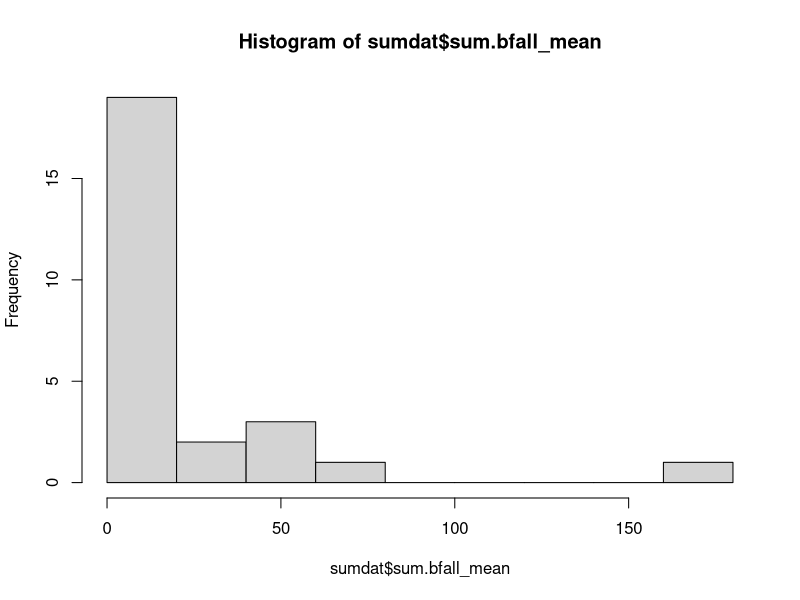
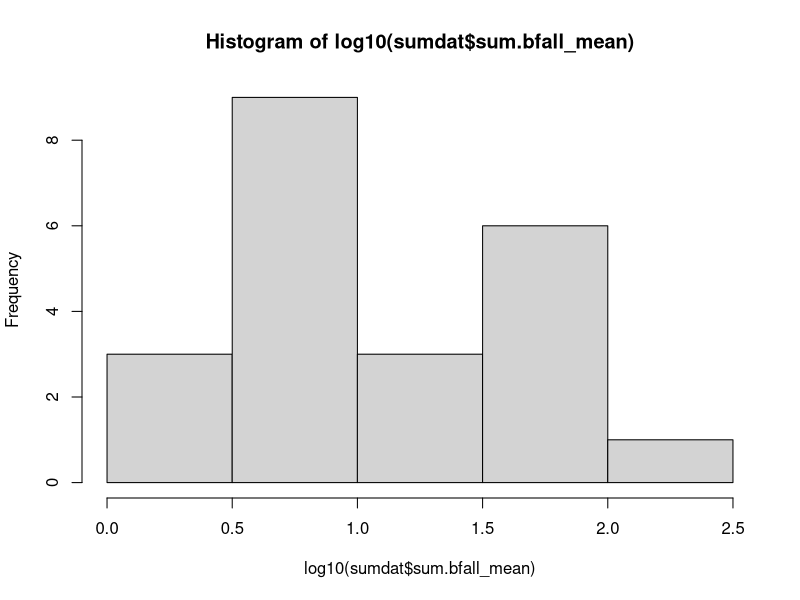
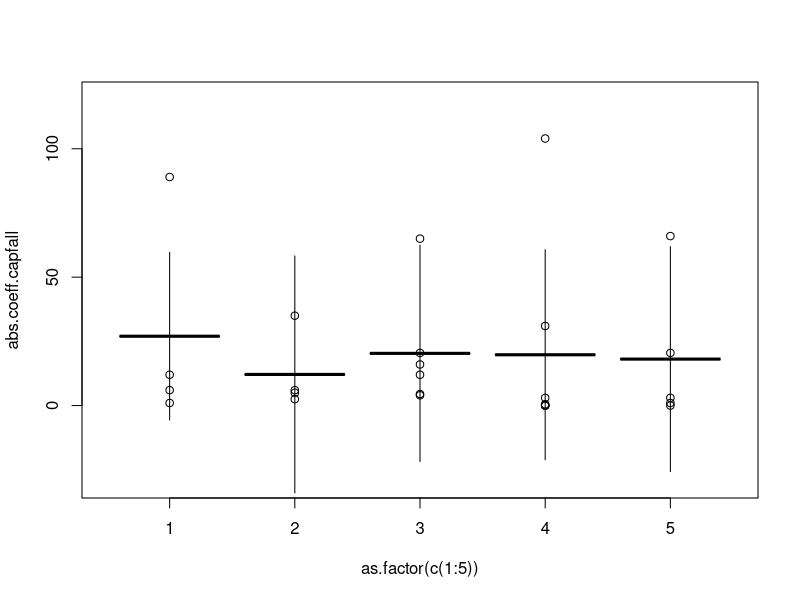
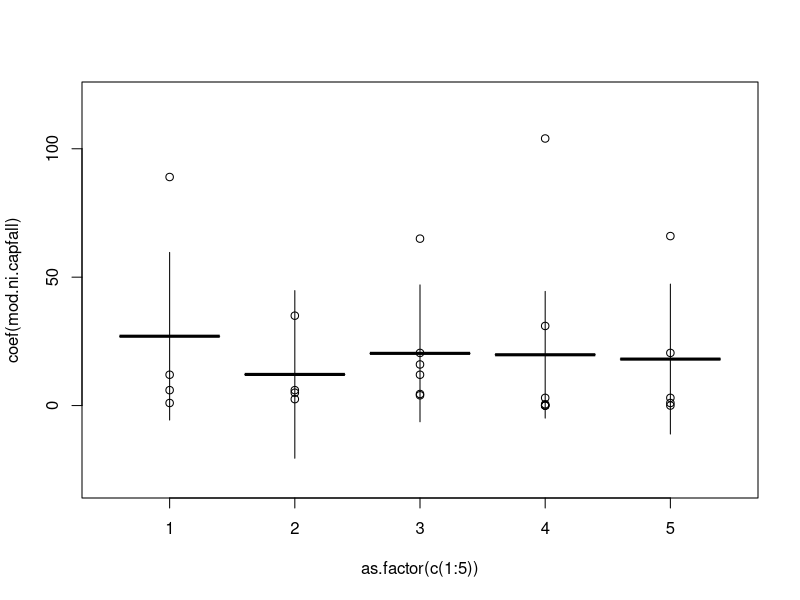
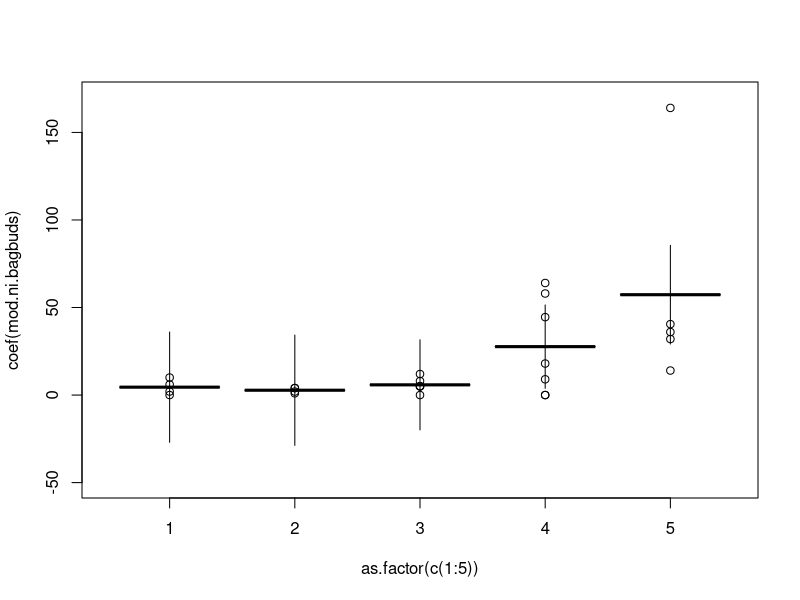
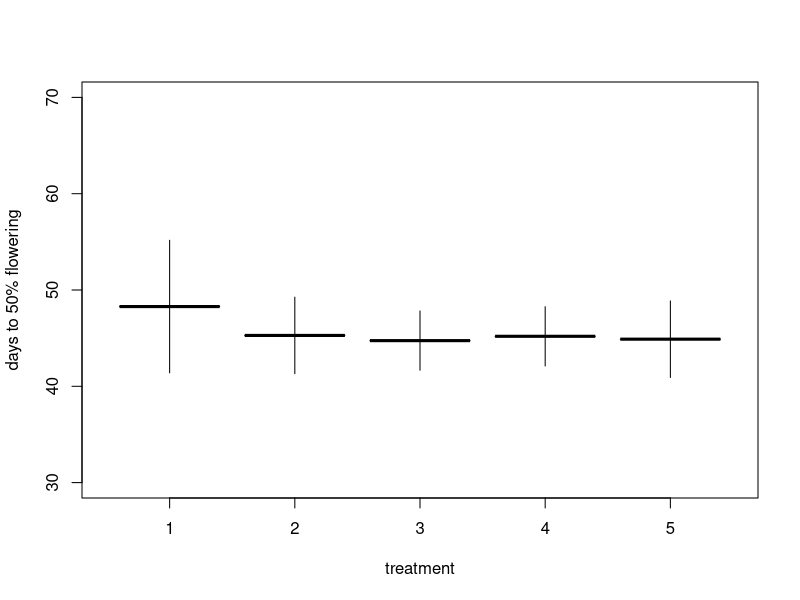

Source code (R) for these figures, in order: (Note: this script raises an error after producing the figures.)
## Started 17 May 2017 ##
## By Lizzie and Nicole! ##

# Set working directory: 
if(length(grep("Lizzie", getwd())>0)) {    setwd("~/Documents/git/projects/vinmisc/heattolerance/analyses") 
} else
  setwd("/Users/Nicole/GitHub/heattolerance/analyses/")

# Get packages
library(ggplot2)
library(car)

dat <- read.csv ("output/clchambdata.csv", header=TRUE)
dat50 <- read.csv ("output/chamb50fl.csv", header=TRUE)
sumdat <- read.csv ("output/chdatsum.csv", header=TRUE)

##############
### Models ###
##############

# 50% flowering
mod.days50 <- lm(days~as.factor(Treat), data=dat50)
Anova(mod.days50)
anova(mod.days50) # Type I Sums of Squares is the same here, so okay to use default anova in R here!
mod.ni.days50 <- lm(days ~ -1 + as.factor(Treat), data=dat50)


# note to selves! EL_mean is percent flowering, but this is also replicated too much, best to do anova on data where each RowNumNumRep has one row of data
mod.perflow <- lm(EL_mean~as.factor(Treat), data=dat)
mod.perflow # shows means of each chamber
Anova(mod.perflow)
anova(mod.perflow)

# mod.perflow <- lme(EL_mean~as.factor(Treat), random=~1|RowNumNumRep, data=dat)

# Try anova (on data where each RowNumNumRep has one row of data):
# max(perflow)
mod.maxperflo <- lm(max.pf_mean~as.factor(Treat), data=sumdat)
Anova(mod.maxperflo)
anova(mod.maxperflo)
# days to 50% (corr. for only those that made it that far (and do some spot-checking on those data)
# sum of all bag buds (taking mean across stems, if two stems) so basically sum of one cluster
mod.bagbuds <- lm(sum.bfall_mean~as.factor(Treat), data=sumdat)
Anova(mod.bagbuds)
anova(mod.bagbuds)
mod.ni.bagbuds <- lm(sum.bfall_mean ~ -1 + as.factor(Treat), data=sumdat)

hist(sumdat$sum.bfall_mean) # These data are pretty skewed, might be worth transforming, we can discuss later
hist(log10(sumdat$sum.bfall_mean))

# sum of all capfall (taking mean across stems, if two stems) so basically sum of one cluster
mod.capfall <- lm(sum.capfall_mean~as.factor(Treat), data=sumdat)
Anova(mod.capfall)
anova(mod.capfall)
# change in length
mod.lengthchange <- lm(max.lengthchange~as.factor(Treat), data=sumdat)
Anova(mod.lengthchange)
anova(mod.lengthchange)
mod.ni.lengthchange <- lm(max.lengthchange ~ -1 + as.factor(Treat), data=sumdat)

# change in leafnum
mod.lfchange <- lm(max.lfchange~as.factor(Treat), data=sumdat)
Anova(mod.lfchange)
anova(mod.lfchange)
mod.ni.lfchange <- lm(max.lfchange ~ -1 + as.factor(Treat), data=sumdat)

# anova on mean soil moisture (mean per pot across time in chamber)
mod.smoist <- lm(mean.smoist~as.factor(Treat), data=sumdat)
Anova(mod.smoist)
anova(mod.smoist)


#################
### Plotting ###
#################

# A few things to remember:
# a model like this:
mod.capfall <- lm(sum.capfall_mean~as.factor(Treat), data=sumdat)
# will report coefficients (coef command) as Chamber 1, then EVERY other values as relative to Chamber 1
# so you will need to adjust them to absolute values before you plot them, like this:
abs.coeff.capfall <- mod.capfall$coef
abs.coeff.capfall[2:5] <- abs.coeff.capfall[2:5] + abs.coeff.capfall[1]
# the above just adds the intercept to rows 2-5
# and you need to adjust the confint (the current ones are the confint around the relative values)
# ... by adding the intercept again to each (I am pretty sure I have this right)
abs.confint.capfall <-  confint(mod.capfall)
abs.confint.capfall[2:5,1] <- confint(mod.capfall)[2:5,1] + mod.capfall$coef[1]
abs.confint.capfall[2:5,2] <- confint(mod.capfall)[2:5,2] + mod.capfall$coef[1]
# Phew! Now, you can try plotting:
range(sumdat$sum.capfall_mean) # make sure ylim is big enough
plot(abs.coeff.capfall~as.factor(c(1:5)), ylim=c(-30, 120))
arrows(c(1:5), abs.confint.capfall[1:5,1], c(1:5), abs.confint.capfall[1:5,2], length = 0)
points(sum.capfall_mean~as.factor(Treat), data=sumdat)

# A slightly easier way to do this for just plotting is to write the model without an intercept
mod.ni.capfall <- lm(sum.capfall_mean~ - 1 + as.factor(Treat), data=sumdat) # that -1 says 'no intercept' 
# then things are absolute, not all relative ...
plot(coef(mod.ni.capfall)~as.factor(c(1:5)), ylim=c(-30, 120))
arrows(c(1:5), confint(mod.ni.capfall)[1:5,1], c(1:5), confint(mod.ni.capfall)[1:5,2], length = 0)
points(sum.capfall_mean~as.factor(Treat), data=sumdat)
# You might notice the confidence intervals (confint) change a little, ...
# there are lots of ways to calculate confint so this is not terribly surprising
# we'll just want to be careful about how we do it for publication
# and think more before using the no intercept model for publication, but is fine at this stage!

# Bagged buds (sad buds)
range(sumdat$sum.bfall_mean) # make sure ylim is big enough
plot(coef(mod.ni.bagbuds)~as.factor(c(1:5)), ylim=c(-50, 170))
arrows(c(1:5), confint(mod.ni.bagbuds)[1:5,1] , c(1:5), confint(mod.ni.bagbuds)[1:5,2], length = 0)
points(sum.bfall_mean~as.factor(Treat), data=sumdat) # use the data used for the model!

# 50% flowering (I also show here nicer axes and colored by variety)
range(dat50$days) # make sure ylim is big enough
plot(coef(mod.ni.days50)~as.factor(c(1:5)), ylim=c(30, 70), ylab="days to 50% flowering", xlab="treatment")
arrows(c(1:5), confint(mod.ni.days50)[1:5,1] , c(1:5), confint(mod.ni.days50)[1:5,2], length = 0)
points(days~as.factor(Treat), data=dat50, col=dat50$Var)
legend("topright", legend=unique(dat50$Var), col=1:length(dat50$Var), pch=1) # you can tweak this many ways, try:
?legend # to see the options

## change in length
range(sumdat$max.lengthchange) # make sure ylim is big enough
plot(coef(mod.ni.lengthchange)~as.factor(c(1:5)), ylim=c(0, 200))
arrows(c(1:5), confint(mod.ni.lengthchange)[1:5,1] , c(1:5), confint(mod.ni.lengthchange)[1:5,2], length = 0)
points(max.lengthchange~as.factor(Treat), data=sumdat)

## change in leaf number
range(sumdat$max.lfchange) # make sure ylim is big enough
plot(coef(mod.ni.lfchange)~as.factor(c(1:5)), ylim=c(0, 10))
arrows(c(1:5), confint(mod.ni.lfchange)[1:5,1] , c(1:5), confint(mod.ni.lfchange)[1:5,2], length = 0)
points(max.lfchange~as.factor(Treat), data=sumdat)

##
## Older code below ... may need to be updated!
plot(mod.perflow$coef~as.factor(c(1:5)), ylim=c(-10, 20))
arrows(c(1:5), confint(mod.perflow)[1:5], c(1:5), confint(mod.perflow)[1:5,2], length = 0)
points(dat$EL_mean~as.factor(Treat), data=dat)





